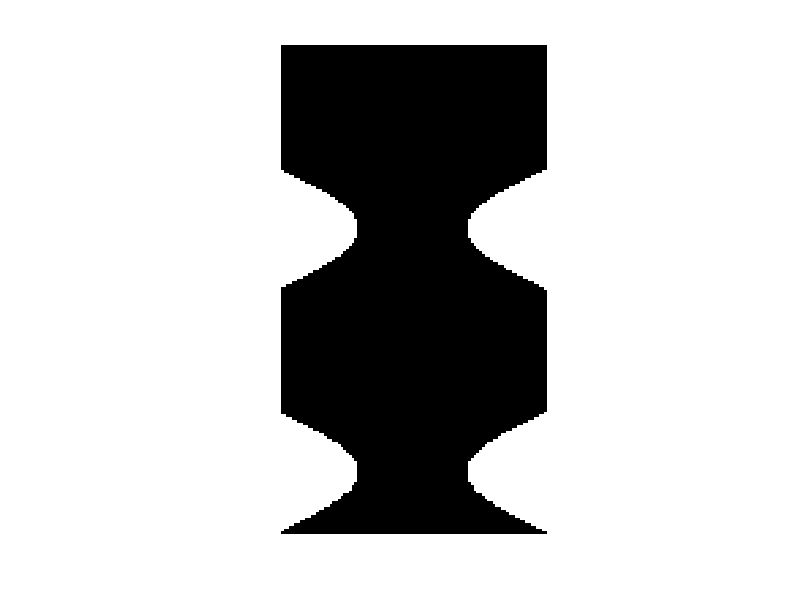

MATLAB code for this plot: (Note: this script raises an error after producing the figure.)
%%%%%%%%%%%%%%%%% INPUT %%%%%%%%%%%%%%%%%%%%%%%%%
clear
ny = 100;
nx = 1.8*ny;
Re = 60;
U = .1;
%%%%%%%%%%%%%%%% IMMERSED OBJECT %%%%%%%%%%%%%%%
%SINUISOIDAL
amplitude=.3*ny; %SIN AMPLITUDE
k=2;             %# of WAVES
[y,x] = meshgrid(1:ny,1:nx); 
obst=zeros(nx,ny);
obst=(y>ny/2+ny/2+amplitude*sin(2*pi*(x-1)/((nx-1)/k))) | (y<=ny/2-ny/2-amplitude*sin(2*pi*(x-1)/((nx-1)/k)));
obst(:,[1,ny])=1;
immersed = find(obst);
figure;imshow(obst)

%%%%%%%%%%%%%%%% real diameter of path %%%%%%%%%%%%%%%
width_real_each_grid = 10*10^(-9)/(ny-2);  %100纳米下，每个格子的宽度
pore_width = (sum(obst ~= 1, 2)-2)*width_real_each_grid;

%%%%%%%%%%%%%%%%%%% Molecule and Gas Properties %%%%%%%%%%%%%%%%%%%%%%% 
mass_molecule = 2.658 * 10 ^ (-26);
d = 0.38 * 10 ^ (-9); %diameter of methane molecule
%%%%%%%%%%%%%%%% environment properties %%%%%%%%%%%%%%%
T = 298; % in K
Tc = 190.4; % in K
Gc = -0.4; % the interaction strength of fluid particles
Pc = 4.595;   %kpa
Vm_cr = 98.66;
Zcr = 0.287;
NA = 6.02*10^23;
kb = 1.3e-23; %Boltzmann constant
molecular_weight = 16.04; % g/mol
%%%%%%%%%%%%%%%% OUTER BOUNDS %%%%%%%%%%%%%%%%%
L = ny-2; 
H = y-nx/ny;
u = 4*U/(L^2)*(H*L-H.^2);
v = zeros(nx,ny);
%%%%%%%%%%%%%%%% INSTANTIATION %%%%%%%%%%%%%%%%%
%tau = 0.5+3*U*ny/Re;
w = [4/9,1/9,1/9,1/9,1/9,1/36,1/36,1/36,1/36];
cx=[0 1 0 -1 0 1 -1 -1 1];
cy=[0 0 1 0 -1 1 1 -1 -1];
oppbb=[1 4 5 2 3 8 9 6 7];
oppmb=[1 4 5 2 3 9 8 7 6]; %镜面反弹
c=[cx;cy]'; 
% u = zeros(ny,nx);
% v = zeros(ny,nx);
%rho = ones(ny,nx);
rho = 1;
feq=zeros(9,nx,ny);
for i=1:9 
    feq(i,:,:)=w(i)*rho.*(1+3*(c(i,1)*u+c(i,2)*v)+ 9/2*(c(i,1)*u+c(i,2)*v).^2 - 3/2*(u.^2+v.^2)); 
end
f = feq;


iter=0;



fnx = zeros(size(f));
%%%%%%%%%%%%%%%%%%%%%%%% START ITERATIONS %%%%%%%%%%%%%%%%%%%%%%%%%%%%%
while(iter<30)
uprev=reshape(u,nx,ny);
vprev=reshape(v,nx,ny);
%%%%%%%%%%%%%%%%%%%%%%%% MACRO VARIABLES %%%%%%%%%%%%%%%%%%%%%%%%
rho = sum(f);
% rhou=f(1,:,:)*c(1,1);
% for i=2:9
%     rhou=rhou+f(i,:,:)*c(i,1);
% end;
% rhov=f(1,:,:)*c(1,2);
% for i=2:9
%     rhov=rhov+f(i,:,:)*c(i,2);
% end;
% u=squeeze(rhou./rho);
% v=squeeze(rhov./rho);
% rho=squeeze(rho);    
u=reshape((cx * reshape(f,9,nx*ny)),1,nx,ny)./rho;

v=reshape((cy * reshape(f,9,nx*ny)),1,nx,ny)./rho;

%%%%%%%%%%%%%%%%%%% Effective Knusen Number,  Phi and Pressure %%%%%%%%%%%%%%%%%%%%%%% 
kne = eff_Kn_cal(rho, mass_molecule, d, pore_width);
phi = phi_cal(rho, T, Tc,Gc);
pressure = pressure_cal(rho, phi,Gc);

%%%%%%%%%%%%%%%%%%% number density and three mechanisms of diffusion %%%%%%%%%%%%%%%%%%%%%%% 
[R, a , b] = eos_parameters_cal(Tc, Pc, Vm_cr, Zcr);
V = molar_volume_cal(pressure, R, a, b, T);  %v in m^3/kg
number_density = NA/V;
md = molecular_diffution(number_density,kb,mass_molecule,T, d);
kd = knusen_diffusion(rho, R, T, molecular_weight, pore_width);
td = transition_diffusion(md, kd);
%%%%%%%%%%%%%%%%%%% tau_alpha %%%%%%%%%%%%%%%%%%%%%%% 
delta_t = 10e-9;
tau_alpha = tau_alpha_cal(kne,md,kd,td,delta_t);

%%%%%% BOUNDARIES


% INLET zou-he boundary 

%{
H =[2:(ny-1)]-1.5;

u(:,1,2:(ny-1))=4*U/(L^2)*(H*L-H.^2)*10e-9;

v(:,1,[2:(ny-1)])=0;
rho(:,1,[2:(ny-1)])=1./(1-u(:,1,[2:(ny-1)])).*(sum(f([1,3,5],1,[2:(ny-1)]))+2*sum(f([4,7,8],1,[2:(ny-1)])));
%}
rho(:,1,[2:(ny-1)])=2;
u(:,1,[2:(ny-1)])=1 - 1./(rho(:,1,[2:(ny-1)])).*(sum(f([1,3,5],1,[2:(ny-1)]))+2*sum(f([4,7,8],1,[2:(ny-1)])));

v(:,1,[2:(ny-1)])=0;
%rho(:,1,[2:(ny-1)])=50/(iter+1);
f(2,1,[2:(ny-1)])=f(4,1,[2:(ny-1)])+2/3*rho(:,1,[2:(ny-1)]).*u(:,1,[2:(ny-1)]); 


f(6,1,[2:(ny-1)])=f(8,1,[2:(ny-1)])+1/2*(f(5,1,[2:(ny-1)])-f(3,1,[2:(ny-1)]))+ 1/2*rho(:,1,[2:(ny-1)]).*v(:,1,[2:(ny-1)]) ...
                                + 1/6*rho(:,1,[2:(ny-1)]).*u(:,1,[2:(ny-1)]); 
%disp(f(6,1,[2:(ny-1)]))
f(9,1,[2:(ny-1)])=f(7,1,[2:(ny-1)])+1/2*(f(3,1,[2:(ny-1)])-f(5,1,[2:(ny-1)]))-1/2*rho(:,1,[2:(ny-1)]).*v(:,1,[2:(ny-1)]) ...
                                + 1/6*rho(:,1,[2:(ny-1)]).*u(:,1,[2:(ny-1)]); 

% OUTLET
u(:,nx,[2:(ny-1)])=-1+1./(rho(:,nx,[2:(ny-1)])).*(sum(f([1,3,5],nx,[2:(ny-1)]))+2*sum(f([2,6,9],nx,[2:(ny-1)])));

v(:,nx,[2:(ny-1)])=0;
f(4,nx,[2:(ny-1)])=f(2,nx,[2:(ny-1)])-2/3*rho(:,nx,[2:(ny-1)]).*u(:,nx,[2:(ny-1)]); 

f(8,nx,[2:(ny-1)])=f(6,nx,[2:(ny-1)])+1/2*(f(3,nx,[2:(ny-1)])-f(5,nx,[2:(ny-1)]))- 1/2*rho(:,nx,[2:(ny-1)]).*v(:,nx,[2:(ny-1)]) ...
                                  - 1/6*rho(:,nx,[2:(ny-1)]).*u(:,nx,[2:(ny-1)]); 

f(7,nx,[2:(ny-1)]) = f(9,nx,[2:(ny-1)]) + 1/2*(f(5,nx,[2:(ny-1)])-f(3,nx,[2:(ny-1)]))+ 1/2*rho(:,nx,[2:(ny-1)]).*v(:,nx,[2:(ny-1)]) ...
                                  - 1/6*rho(:,nx,[2:(ny-1)]).*u(:,nx,[2:(ny-1)]); 

%{
for i = 1:9
    f(i,1,[2:(ny-1)]) = w(i)*(rho(:,1,[2:(ny-1)])+3*(u(:,1,[2:(ny-1)])+v(:,1,[2:(ny-1)])))+f(i,2,[2:(ny-1)]) - feq(i,2,[2:(ny-1)]);
    f(i,nx,[2:(ny-1)]) = w(i)*(rho(:,nx,[2:(ny-1)])+3*(u(:,nx,[2:(ny-1)])+v(:,nx,[2:(ny-1)])))+f(i,nx-1,[2:(ny-1)]) - feq(i,nx-1,[2:(ny-1)]);
end
%}
%{
%%%  diffusion boundary %%% refer to https://github.com/temmy222/Lattice-Boltzmann-Method-with-Python/blob/master/d2q9%20diffusion.py
%inlet
f(2,1,[2:(ny-1)])=1/9*rho(:,1,[2:(ny-1)]) + 1/9*rho(:,1,[2:(ny-1)]) - f(4,1,[2:(ny-1)]);
f(6,1,[2:(ny-1)])=1/36*rho(:,1,[2:(ny-1)]) + 1/36*rho(:,1,[2:(ny-1)]) - f(8,1,[2:(ny-1)]);
f(9,1,[2:(ny-1)])=1/36*rho(:,1,[2:(ny-1)]) + 1/36*rho(:,1,[2:(ny-1)]) - f(7,1,[2:(ny-1)]);
%outlet
f(5,nx,[2:(ny-1)]) = - f(3,nx,[2:(ny-1)]);
f(8,nx,[2:(ny-1)]) = - f(6,nx,[2:(ny-1)]);
f(9,nx,[2:(ny-1)]) = - f(7,nx,[2:(ny-1)]);
f(4,nx,[2:(ny-1)]) = - f(2,nx,[2:(ny-1)]);
f(1,nx,[2:(ny-1)]) = 0.0;
%}



%%%%%%%%%%%%%%%%%%%% F EQIILIBRIUM %%%%%%%%%%%%%%%%%%%%%%%%%%%%%
%collOperator=(1-1/tau)*f+1/tau*feq; 
for i=1:9
feq(i,:,:)=w(i)*rho.*(1+3*(c(i,1)*u+c(i,2)*v)+ 9/2*(c(i,1)*u+c(i,2)*v).^2 - 3/2*(u.^2+v.^2)); 

    for rows = 1:nx
        for cols = 1:ny
            fnx(i,rows,cols)=f(i,rows,cols)-(1/(tau_alpha(1,rows,cols)))*(f(i,rows,cols)-feq(i,rows,cols));
        end
    end
end
%%%%%%%%%%%%%%%%%%%% COLLISION %%%%%%%%%%%%%%%%%%%%%%%%%%%%%%%%%%%%
%BOUNCE-BACK

fnx_oppbb = fnx(:,:,:);
fnx_oppmb = fnx(:,:,:);
for i=1:9
fnx_oppbb(i,immersed)=f(oppbb(i),immersed);
fnx_oppmb(i,immersed)=f(oppmb(i),immersed);
end

r_coefficient_value = r_coefficient(kne, pore_width,width_real_each_grid);
[p,m,n] = size(kne);

for rows = 1:m
    for cols = 1:n
        fnx(:, rows, cols) = r_coefficient_value(1,rows, cols)*fnx_oppbb(:,rows, cols) + (1 - r_coefficient_value(1,rows, cols))...
                *fnx_oppmb(:,rows, cols);
    end
end

%%%%%%%%%%%%%%%%% PROPAGATION %%%%%%%%%%%%%%%%%%%%%%%%%%%%%%%%%%
for i=1:9
f(i,:,:)=circshift(fnx(i,:,:),[0,cx(i),cy(i)]);
end
%%%%%%%%%%%%%%%%%%% STABILITIY CRITERIA %%%%%%%%%%%%%%%%%%%%%%%  

iter=iter+1
end



%%%%%%%%%%%%%%%%%% PLOTS %%%%%%%%%%%%%%%%%%%%%%%%%%%%%%%%%%%%%%


x=.5/nx:1/nx:1;
y=.5/ny:1/ny:1;
u(immersed) = nan;
v(immersed) = nan;
UX=reshape(u,nx,ny);
UY=reshape(v,nx,ny);
figure;streamslice(x,y,UX',UY')
title('Streams')
xlabel('x')
ylabel('y')
axis tight

[X,Y]=meshgrid(x,y);
[sx,sy] = meshgrid(.05,.05:.05:.95);
figure; 
streamline(stream2(X,Y,UX',UY',sx,sy))
title('Streamlines')
xlabel('x')
ylabel('y')

% Streamlines
figure;contourf(x,y,hypot(UX',UY'))

%%%%plot rho%%%%%%
rho(immersed) = nan;
rho_plot=transpose(squeeze(rho));
contourf(x, y, rho_plot, 'LineColor', 'none');
colorbar; % 显示颜色条
xlabel('x');
ylabel('y');
title('Rho Contour Graph');
figure;
%%%%plot pressure%%%%%%
pressure(immersed) = nan;
pressure_plot=transpose(squeeze(pressure));
contourf(x, y, pressure_plot, 'LineColor', 'none');
colorbar; % 显示颜色条
xlabel('x');
ylabel('y');
title('Pressure Contour Graph');
figure;

%%%%plot pressure%%%%%%
u(immersed) = nan;
u_plot=transpose(squeeze(u));
contourf(x, y, u_plot, 'LineColor', 'none');
colorbar; % 显示颜色条
xlabel('x');
ylabel('y');
title('u Contour Graph');
figure;
%%%%plot tau_alpha%%%%%%
tau_alpha(immersed) = nan;
tau_alpha_plot=transpose(squeeze(tau_alpha));
contourf(x, y, tau_alpha_plot, 'LineColor', 'none');
colorbar; % 显示颜色条
xlabel('x');
ylabel('y');
title('tau_alpha Contour Graph');

%%%%plot kne%%%%%%
kne(immersed) = nan;
kne_plot=transpose(squeeze(kne));
contourf(x, y, kne_plot, 'LineColor', 'none');
colorbar; % 显示颜色条
xlabel('x');
ylabel('y');
title('kne Contour Graph');
